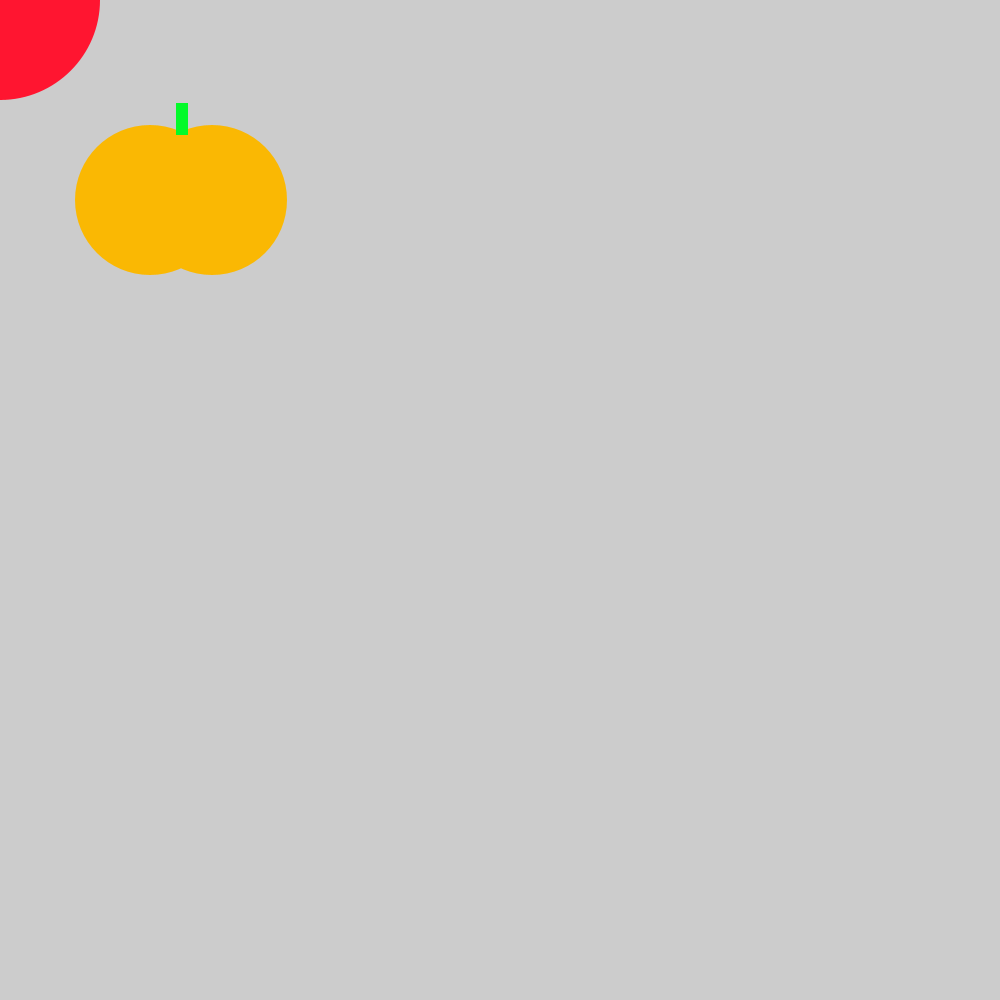
Frame 1 (no input)
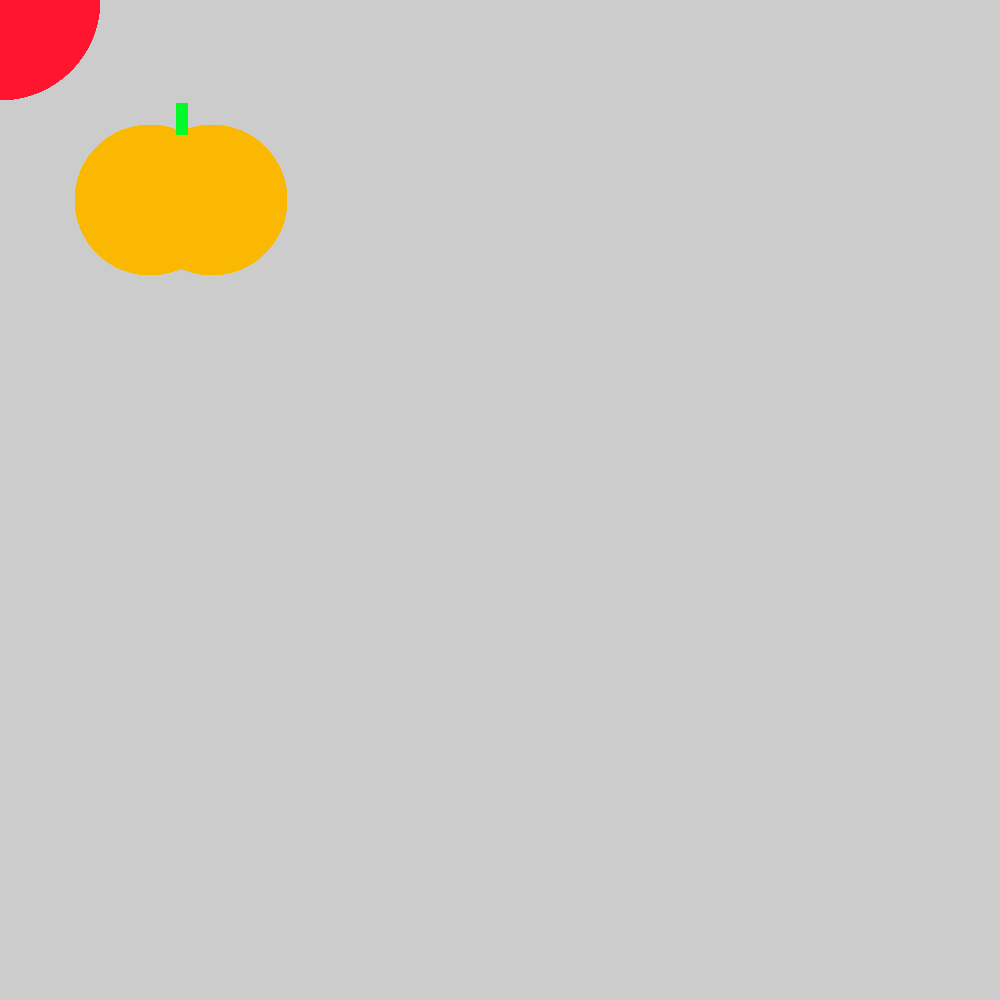
Frame 60 (the mouse pressed at the canvas centre just before this capture)
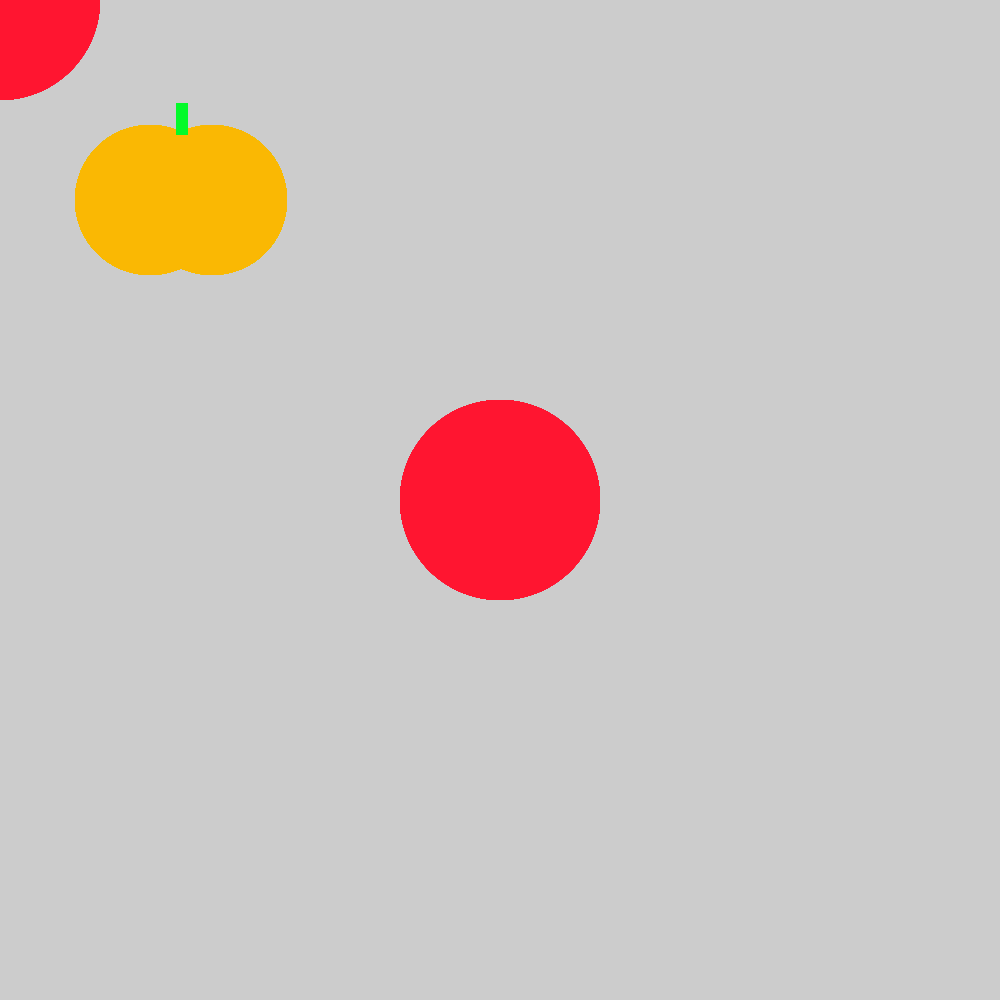
Frame 120 (the mouse held since frame 60 and released just before this capture)

The Processing sketch that drew these frames (run headless with seeded random() and noise(); from frame 60 on, the mouse is pressed at the canvas centre):

// Processing sketch: tomato_java
// ── tomato_java.pde

void setup() {
  size(1000, 1000);
}
void draw() {
 // background(200, 200, 200);
  noStroke();
  fill(#FAB803);
  ellipse(150, 200, 150, 150);
  fill(#FAB803);
  ellipse(212, 200, 150, 150);
  fill(#03FA29);
  rect(176, 103, 12, 32);
  fill(#FF1530);
  ellipse (mouseX, mouseY, 200, 200);


  if ( mousePressed) {
    if (mouseButton == LEFT) {
      fill(#FF1530);
      ellipse(mouseX, mouseY, 200, 200);
    }
  }
}

// ── sketch_.pde

 
      
  
   
   
